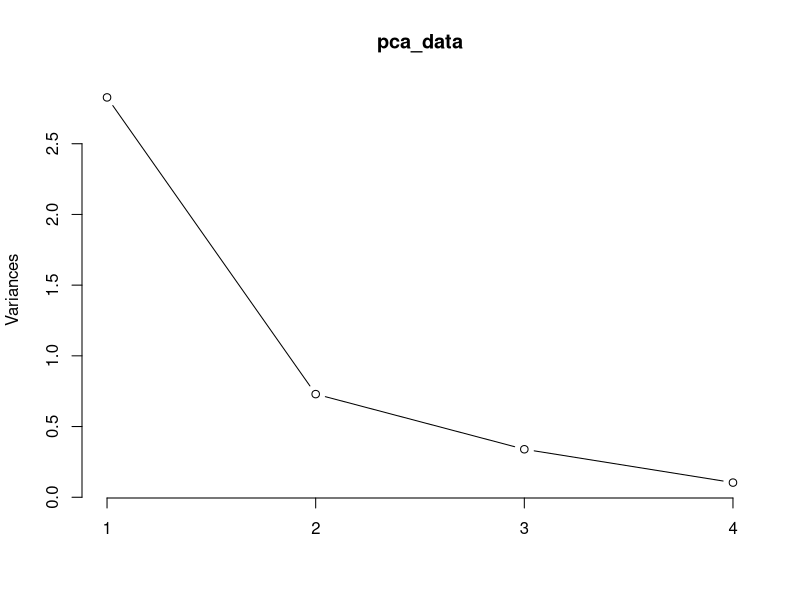

R code for this plot: (Note: this script raises an error after producing the figure.)
library(palmerpenguins)
library(caTools)
library(class)
library(caret)
library(ggfortify)
data(penguins)

penguins <- na.omit(penguins)

set.seed(123)
training_rows <- sample(1:nrow(penguins), replace = F, size = nrow(penguins) * 0.6)


# Training set
train_penguins <- penguins[training_rows, -c(2, 8)]
train_label <- train_penguins$species
train_penguins <- scale(train_penguins[c("bill_length_mm", "bill_depth_mm", "flipper_length_mm", "body_mass_g")])


# Testing set
test_penguins <- penguins[-training_rows, -c(2, 8)]
test_penguins <- scale(test_penguins[c("bill_length_mm", "bill_depth_mm", "flipper_length_mm", "body_mass_g")])
test_label <- penguins[-training_rows, 1]

#PCA
pca_data <- prcomp(train_penguins, center = TRUE, scale. = TRUE)
plot(pca_data, type = "l")

#These were picked as they make up 97% of the cumlative proportion
rotate <- pca_data$rotation[, 1:3]
pca_train <- as.matrix(train_penguins) %*% (rotate)
pca_test <- as.matrix(test_penguins) %*% (rotate)

k <- 1:10
k_train_errors <- numeric(length(k))
k_test_errors <- numeric(length(k))

for (i in 1:length(k)) {

    knn <- train(
        x = pca_train,
        y = train_label,
        method = "knn",
        tuneGrid = data.frame(k = k[i])
    )

    k_train_errors[i] <- 1 - mean(knn$results$Accuracy)
    k_test_errors[i] <- 1 - confusionMatrix(predict(knn, newdata = pca_train), train_label)$overall["Accuracy"]
}

best_k <- which.min(k_val_errors)
knn_best <- train(
    x = pca_train,
    y = train_label,
    method = "knn",
    tuneGrid = data.frame(k = best_k)
)

y_min <- min(k_train_errors, k_test_errors)
y_max <- max(k_train_errors, k_test_errors)
plot(k, k_test_errors, type = "l", col = "blue", 
     xlab = "k Value", ylab = "Error Rate (%)", main = "Error rates vs K-value with PCA",ylim = c(y_min, y_max))
lines(k, k_train_errors, col = "red")
legend("topright", legend = c("Test Error", "Train Error"),
       col = c("blue", "red", "green"), lty = 1)
abline(v = best_k, col = "black", lty = 2)

test_predictions <- predict(knn_best, pca_test)
matrix <- confusionMatrix(test_predictions, test_label$species)
precision <- mean(matrix$byClass[, "Pos Pred Value"])
recall <- mean(matrix$byClass[, "Recall"])
f1_score <- 2 * (precision * recall) / (precision + recall)
